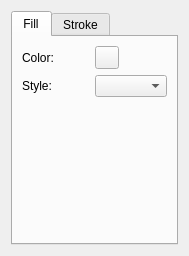
<ui version="4.0" >
 <class>FillAndStroke</class>
 <widget class="QWidget" name="FillAndStroke" >
  <property name="geometry" >
   <rect>
    <x>0</x>
    <y>0</y>
    <width>185</width>
    <height>256</height>
   </rect>
  </property>
  <property name="windowTitle" >
   <string>Form</string>
  </property>
  <layout class="QHBoxLayout" >
   <item>
    <widget class="QTabWidget" name="Fill" >
     <property name="currentIndex" >
      <number>0</number>
     </property>
     <widget class="QWidget" name="_fillPage" >
      <attribute name="title" >
       <string>Fill</string>
      </attribute>
      <layout class="QGridLayout" >
       <item row="0" column="0" >
        <layout class="QGridLayout" >
         <item row="0" column="0" >
          <widget class="QLabel" name="label" >
           <property name="text" >
            <string>Color:</string>
           </property>
          </widget>
         </item>
         <item row="0" column="1" >
          <widget class="Kst::ColorButton" name="_color" />
         </item>
         <item row="1" column="0" >
          <widget class="QLabel" name="label_2" >
           <property name="text" >
            <string>Style:</string>
           </property>
          </widget>
         </item>
         <item row="1" column="1" >
          <widget class="QComboBox" name="_fillStyle" />
         </item>
        </layout>
       </item>
       <item row="1" column="0" >
        <widget class="Kst::GradientEditor" name="_gradientEditor" >
         <property name="enabled" >
          <bool>false</bool>
         </property>
        </widget>
       </item>
      </layout>
     </widget>
     <widget class="QWidget" name="_stroke" >
      <attribute name="title" >
       <string>Stroke</string>
      </attribute>
      <layout class="QGridLayout" >
       <item row="0" column="0" >
        <widget class="QLabel" name="label_4" >
         <property name="text" >
          <string>Style:</string>
         </property>
        </widget>
       </item>
       <item row="0" column="1" >
        <widget class="QComboBox" name="_strokeStyle" />
       </item>
       <item row="1" column="0" >
        <widget class="QLabel" name="label_8" >
         <property name="text" >
          <string>Width:</string>
         </property>
        </widget>
       </item>
       <item row="1" column="1" >
        <widget class="QDoubleSpinBox" name="_width" />
       </item>
       <item row="2" column="0" >
        <widget class="QLabel" name="label_3" >
         <property name="text" >
          <string>Brush Color:</string>
         </property>
        </widget>
       </item>
       <item row="2" column="1" >
        <widget class="Kst::ColorButton" name="_brushColor" />
       </item>
       <item row="3" column="0" >
        <widget class="QLabel" name="label_5" >
         <property name="text" >
          <string>Brush Style:</string>
         </property>
        </widget>
       </item>
       <item row="3" column="1" >
        <widget class="QComboBox" name="_brushStyle" />
       </item>
       <item row="4" column="0" >
        <widget class="QLabel" name="label_6" >
         <property name="text" >
          <string>Join Style:</string>
         </property>
        </widget>
       </item>
       <item row="4" column="1" >
        <widget class="QComboBox" name="_joinStyle" />
       </item>
       <item row="5" column="0" >
        <widget class="QLabel" name="label_7" >
         <property name="text" >
          <string>Cap Style:</string>
         </property>
        </widget>
       </item>
       <item row="5" column="1" >
        <widget class="QComboBox" name="_capStyle" />
       </item>
       <item row="6" column="0" >
        <spacer>
         <property name="orientation" >
          <enum>Qt::Vertical</enum>
         </property>
         <property name="sizeHint" >
          <size>
           <width>20</width>
           <height>40</height>
          </size>
         </property>
        </spacer>
       </item>
      </layout>
     </widget>
    </widget>
   </item>
  </layout>
 </widget>
 <customwidgets>
  <customwidget>
   <class>Kst::ColorButton</class>
   <extends>QToolButton</extends>
   <header>colorbutton.h</header>
  </customwidget>
  <customwidget>
   <class>Kst::GradientEditor</class>
   <extends>QWidget</extends>
   <header>gradienteditor.h</header>
  </customwidget>
 </customwidgets>
 <resources/>
 <connections/>
</ui>
